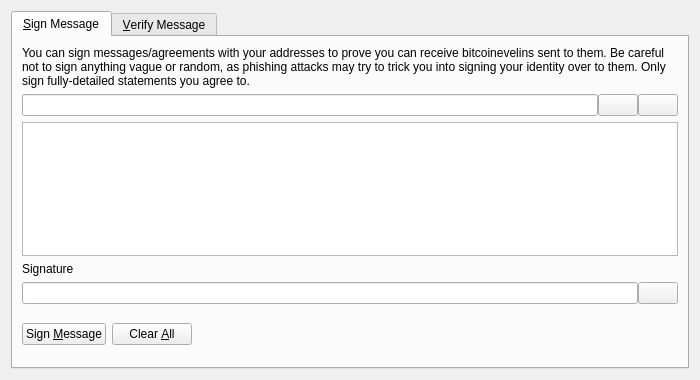
<?xml version="1.0" encoding="UTF-8"?>
<ui version="4.0">
 <class>SignVerifyMessageDialog</class>
 <widget class="QDialog" name="SignVerifyMessageDialog">
  <property name="geometry">
   <rect>
    <x>0</x>
    <y>0</y>
    <width>700</width>
    <height>380</height>
   </rect>
  </property>
  <property name="windowTitle">
   <string>Signatures - Sign / Verify a Message</string>
  </property>
  <property name="modal">
   <bool>true</bool>
  </property>
  <layout class="QVBoxLayout" name="verticalLayout">
   <item>
    <widget class="QTabWidget" name="tabWidget">
     <property name="currentIndex">
      <number>0</number>
     </property>
     <widget class="QWidget" name="tabSignMessage">
      <attribute name="title">
       <string>&amp;Sign Message</string>
      </attribute>
      <layout class="QVBoxLayout" name="verticalLayout_SM">
       <item>
        <widget class="QLabel" name="infoLabel_SM">
         <property name="text">
          <string>You can sign messages/agreements with your addresses to prove you can receive bitcoinevelins sent to them. Be careful not to sign anything vague or random, as phishing attacks may try to trick you into signing your identity over to them. Only sign fully-detailed statements you agree to.</string>
         </property>
         <property name="textFormat">
          <enum>Qt::PlainText</enum>
         </property>
         <property name="wordWrap">
          <bool>true</bool>
         </property>
        </widget>
       </item>
       <item>
        <layout class="QHBoxLayout" name="horizontalLayout_1_SM">
         <property name="spacing">
          <number>0</number>
         </property>
         <item>
          <widget class="QValidatedLineEdit" name="addressIn_SM">
           <property name="toolTip">
            <string>The Bitcoinevelin address to sign the message with</string>
           </property>
          </widget>
         </item>
         <item>
          <widget class="QPushButton" name="addressBookButton_SM">
           <property name="toolTip">
            <string>Choose previously used address</string>
           </property>
           <property name="text">
            <string/>
           </property>
           <property name="icon">
            <iconset resource="../bitcoin.qrc">
             <normaloff>:/icons/address-book</normaloff>:/icons/address-book</iconset>
           </property>
           <property name="shortcut">
            <string>Alt+A</string>
           </property>
           <property name="autoDefault">
            <bool>false</bool>
           </property>
          </widget>
         </item>
         <item>
          <widget class="QPushButton" name="pasteButton_SM">
           <property name="toolTip">
            <string>Paste address from clipboard</string>
           </property>
           <property name="text">
            <string/>
           </property>
           <property name="icon">
            <iconset resource="../bitcoin.qrc">
             <normaloff>:/icons/editpaste</normaloff>:/icons/editpaste</iconset>
           </property>
           <property name="shortcut">
            <string>Alt+P</string>
           </property>
           <property name="autoDefault">
            <bool>false</bool>
           </property>
          </widget>
         </item>
        </layout>
       </item>
       <item>
        <widget class="QPlainTextEdit" name="messageIn_SM">
         <property name="toolTip">
          <string>Enter the message you want to sign here</string>
         </property>
        </widget>
       </item>
       <item>
        <widget class="QLabel" name="signatureLabel_SM">
         <property name="text">
          <string>Signature</string>
         </property>
         <property name="textFormat">
          <enum>Qt::PlainText</enum>
         </property>
        </widget>
       </item>
       <item>
        <layout class="QHBoxLayout" name="horizontalLayout_2_SM">
         <property name="spacing">
          <number>0</number>
         </property>
         <item>
          <widget class="QLineEdit" name="signatureOut_SM">
           <property name="font">
            <font>
             <italic>true</italic>
            </font>
           </property>
           <property name="readOnly">
            <bool>true</bool>
           </property>
          </widget>
         </item>
         <item>
          <widget class="QPushButton" name="copySignatureButton_SM">
           <property name="toolTip">
            <string>Copy the current signature to the system clipboard</string>
           </property>
           <property name="text">
            <string/>
           </property>
           <property name="icon">
            <iconset resource="../bitcoin.qrc">
             <normaloff>:/icons/editcopy</normaloff>:/icons/editcopy</iconset>
           </property>
           <property name="autoDefault">
            <bool>false</bool>
           </property>
          </widget>
         </item>
        </layout>
       </item>
       <item>
        <layout class="QHBoxLayout" name="horizontalLayout_3_SM">
         <item>
          <widget class="QPushButton" name="signMessageButton_SM">
           <property name="toolTip">
            <string>Sign the message to prove you own this Bitcoinevelin address</string>
           </property>
           <property name="text">
            <string>Sign &amp;Message</string>
           </property>
           <property name="icon">
            <iconset resource="../bitcoin.qrc">
             <normaloff>:/icons/edit</normaloff>:/icons/edit</iconset>
           </property>
           <property name="autoDefault">
            <bool>false</bool>
           </property>
          </widget>
         </item>
         <item>
          <widget class="QPushButton" name="clearButton_SM">
           <property name="toolTip">
            <string>Reset all sign message fields</string>
           </property>
           <property name="text">
            <string>Clear &amp;All</string>
           </property>
           <property name="icon">
            <iconset resource="../bitcoin.qrc">
             <normaloff>:/icons/remove</normaloff>:/icons/remove</iconset>
           </property>
           <property name="autoDefault">
            <bool>false</bool>
           </property>
          </widget>
         </item>
         <item>
          <spacer name="horizontalSpacer_1_SM">
           <property name="orientation">
            <enum>Qt::Horizontal</enum>
           </property>
           <property name="sizeHint" stdset="0">
            <size>
             <width>40</width>
             <height>48</height>
            </size>
           </property>
          </spacer>
         </item>
         <item>
          <widget class="QLabel" name="statusLabel_SM">
           <property name="font">
            <font>
             <weight>75</weight>
             <bold>true</bold>
            </font>
           </property>
           <property name="text">
            <string/>
           </property>
           <property name="wordWrap">
            <bool>true</bool>
           </property>
          </widget>
         </item>
         <item>
          <spacer name="horizontalSpacer_2_SM">
           <property name="orientation">
            <enum>Qt::Horizontal</enum>
           </property>
           <property name="sizeHint" stdset="0">
            <size>
             <width>40</width>
             <height>48</height>
            </size>
           </property>
          </spacer>
         </item>
        </layout>
       </item>
      </layout>
     </widget>
     <widget class="QWidget" name="tabVerifyMessage">
      <attribute name="title">
       <string>&amp;Verify Message</string>
      </attribute>
      <layout class="QVBoxLayout" name="verticalLayout_VM">
       <item>
        <widget class="QLabel" name="infoLabel_VM">
         <property name="text">
          <string>Enter the receiver's address, message (ensure you copy line breaks, spaces, tabs, etc. exactly) and signature below to verify the message. Be careful not to read more into the signature than what is in the signed message itself, to avoid being tricked by a man-in-the-middle attack. Note that this only proves the signing party receives with the address, it cannot prove sendership of any transaction!</string>
         </property>
         <property name="textFormat">
          <enum>Qt::PlainText</enum>
         </property>
         <property name="alignment">
          <set>Qt::AlignLeading|Qt::AlignLeft|Qt::AlignTop</set>
         </property>
         <property name="wordWrap">
          <bool>true</bool>
         </property>
        </widget>
       </item>
       <item>
        <layout class="QHBoxLayout" name="horizontalLayout_1_VM">
         <property name="spacing">
          <number>0</number>
         </property>
         <item>
          <widget class="QValidatedLineEdit" name="addressIn_VM">
           <property name="toolTip">
            <string>The Bitcoinevelin address the message was signed with</string>
           </property>
          </widget>
         </item>
         <item>
          <widget class="QPushButton" name="addressBookButton_VM">
           <property name="toolTip">
            <string>Choose previously used address</string>
           </property>
           <property name="text">
            <string/>
           </property>
           <property name="icon">
            <iconset resource="../bitcoin.qrc">
             <normaloff>:/icons/address-book</normaloff>:/icons/address-book</iconset>
           </property>
           <property name="shortcut">
            <string>Alt+A</string>
           </property>
           <property name="autoDefault">
            <bool>false</bool>
           </property>
          </widget>
         </item>
        </layout>
       </item>
       <item>
        <widget class="QPlainTextEdit" name="messageIn_VM"/>
       </item>
       <item>
        <widget class="QValidatedLineEdit" name="signatureIn_VM"/>
       </item>
       <item>
        <layout class="QHBoxLayout" name="horizontalLayout_2_VM">
         <item>
          <widget class="QPushButton" name="verifyMessageButton_VM">
           <property name="toolTip">
            <string>Verify the message to ensure it was signed with the specified Bitcoinevelin address</string>
           </property>
           <property name="text">
            <string>Verify &amp;Message</string>
           </property>
           <property name="icon">
            <iconset resource="../bitcoin.qrc">
             <normaloff>:/icons/transaction_0</normaloff>:/icons/transaction_0</iconset>
           </property>
           <property name="autoDefault">
            <bool>false</bool>
           </property>
          </widget>
         </item>
         <item>
          <widget class="QPushButton" name="clearButton_VM">
           <property name="toolTip">
            <string>Reset all verify message fields</string>
           </property>
           <property name="text">
            <string>Clear &amp;All</string>
           </property>
           <property name="icon">
            <iconset resource="../bitcoin.qrc">
             <normaloff>:/icons/remove</normaloff>:/icons/remove</iconset>
           </property>
           <property name="autoDefault">
            <bool>false</bool>
           </property>
          </widget>
         </item>
         <item>
          <spacer name="horizontalSpacer_1_VM">
           <property name="orientation">
            <enum>Qt::Horizontal</enum>
           </property>
           <property name="sizeHint" stdset="0">
            <size>
             <width>40</width>
             <height>48</height>
            </size>
           </property>
          </spacer>
         </item>
         <item>
          <widget class="QLabel" name="statusLabel_VM">
           <property name="font">
            <font>
             <weight>75</weight>
             <bold>true</bold>
            </font>
           </property>
           <property name="text">
            <string/>
           </property>
           <property name="wordWrap">
            <bool>true</bool>
           </property>
          </widget>
         </item>
         <item>
          <spacer name="horizontalSpacer_2_VM">
           <property name="orientation">
            <enum>Qt::Horizontal</enum>
           </property>
           <property name="sizeHint" stdset="0">
            <size>
             <width>40</width>
             <height>48</height>
            </size>
           </property>
          </spacer>
         </item>
        </layout>
       </item>
      </layout>
     </widget>
    </widget>
   </item>
  </layout>
 </widget>
 <customwidgets>
  <customwidget>
   <class>QValidatedLineEdit</class>
   <extends>QLineEdit</extends>
   <header>qvalidatedlineedit.h</header>
  </customwidget>
 </customwidgets>
 <resources>
  <include location="../bitcoin.qrc"/>
 </resources>
 <connections/>
</ui>
